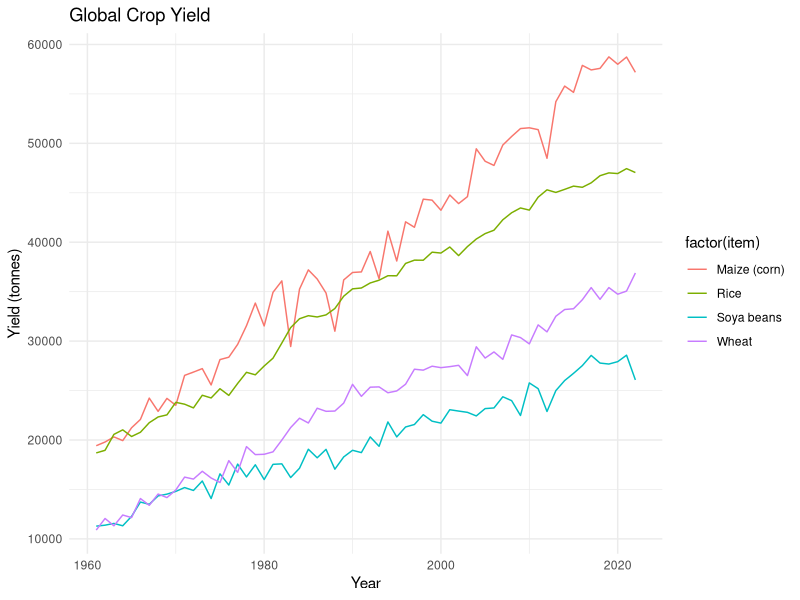
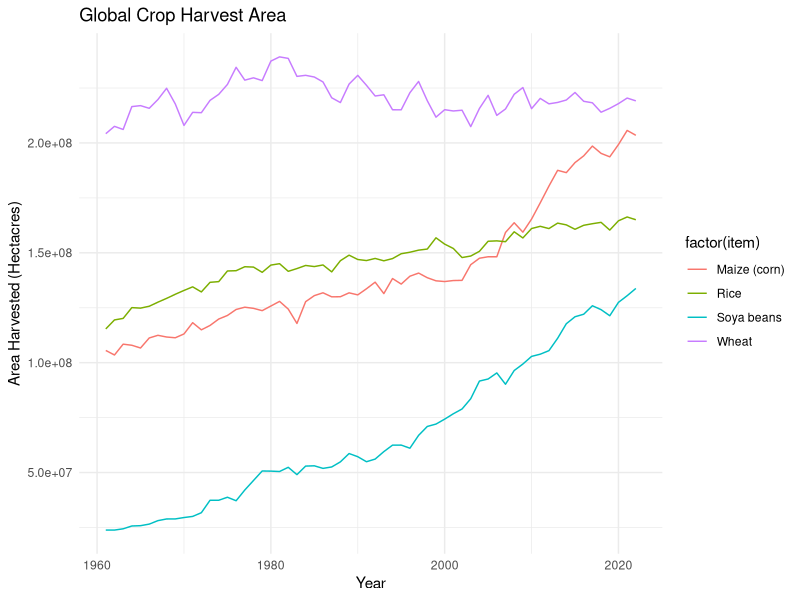
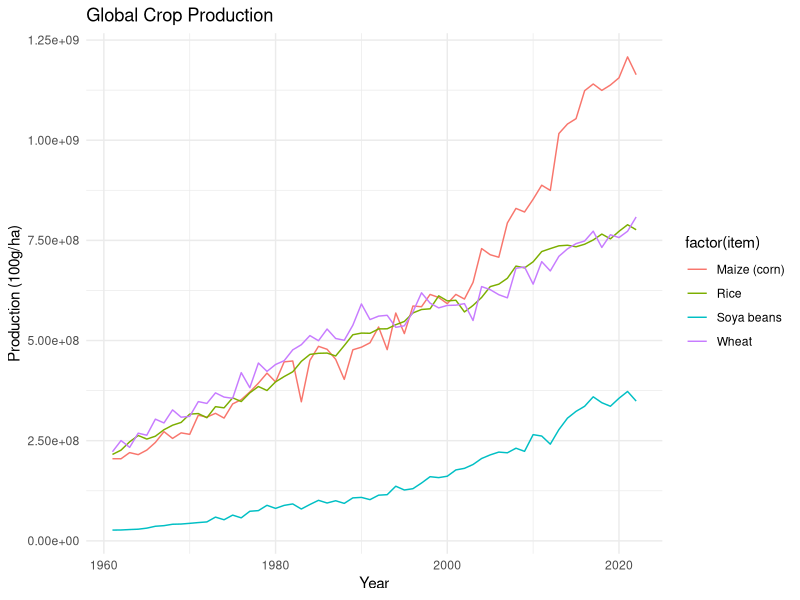
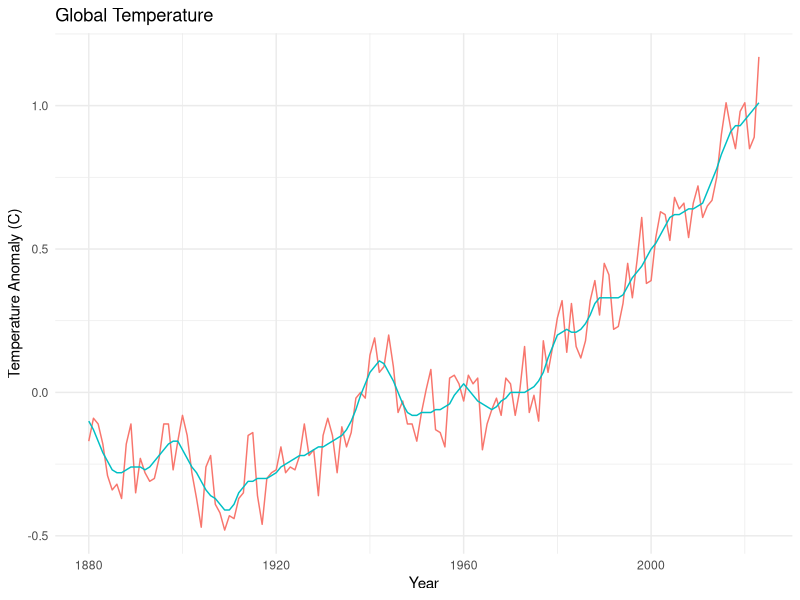
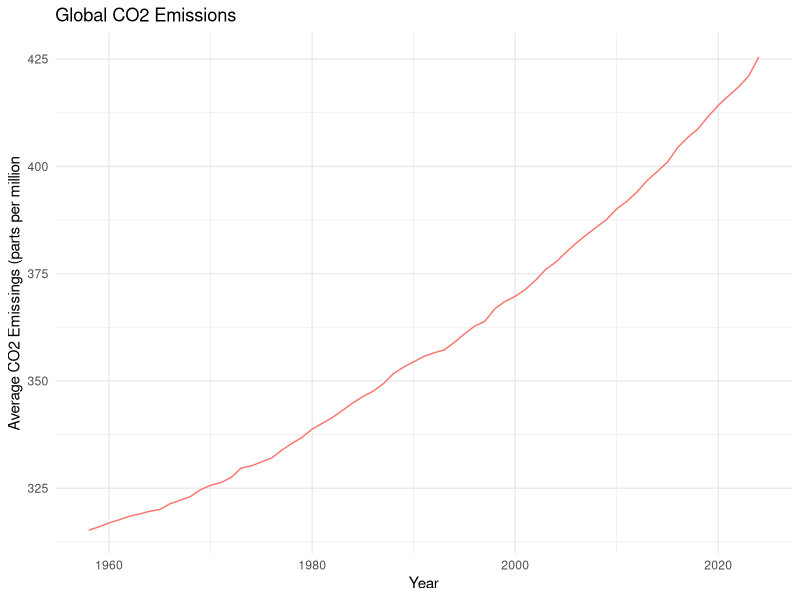
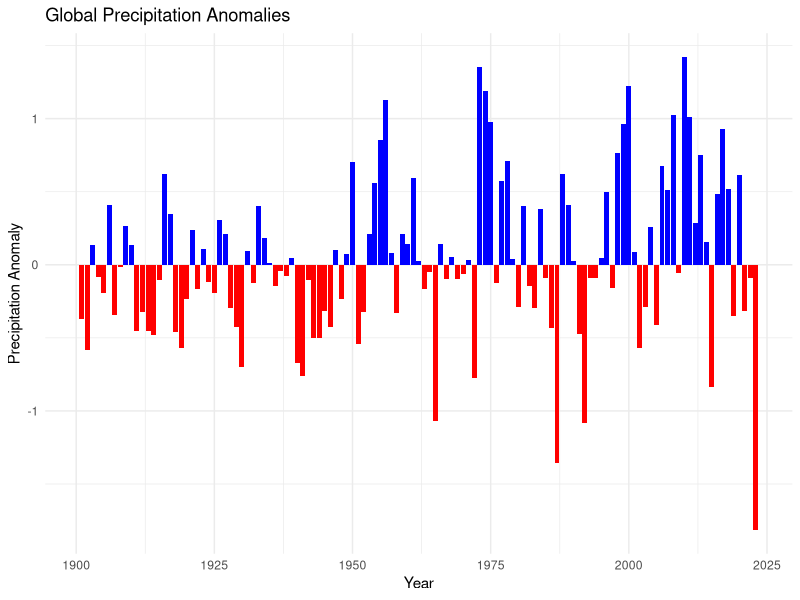
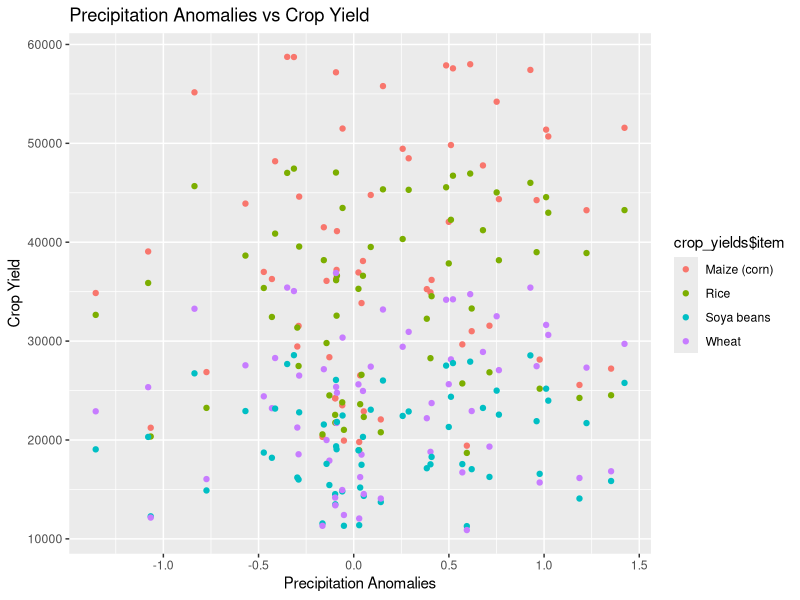
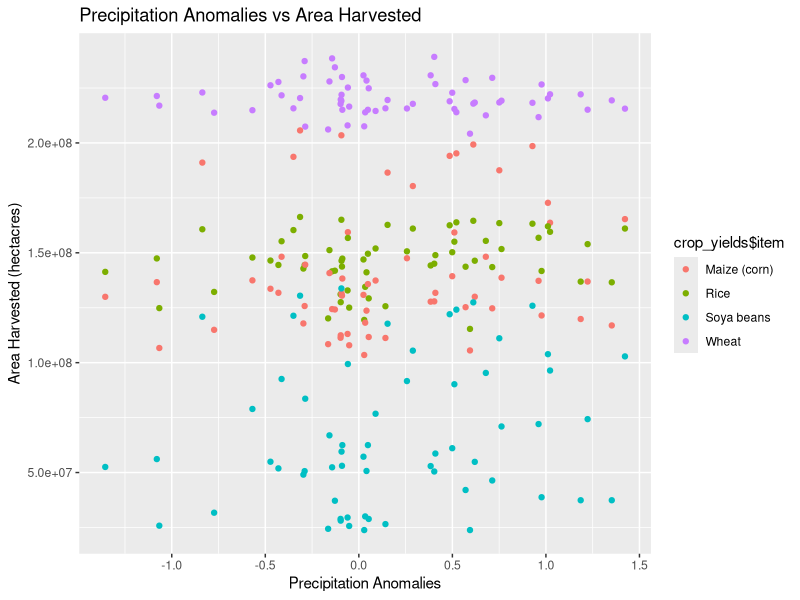

Reproduce these figures in R, in order.
## ---- chunk 1
knitr::opts_chunk$set(echo = TRUE)
library(dplyr)
## ---- chunk 2

# Load the datasets
crop_yields <- read.csv('crop_yields.csv')
global_temp <- read.csv('global_temp.csv')
global_co2 <- read.csv('global_co2.csv')
global_precipitation <- read.csv('global_precipitation.csv')

# Preview the datasets
head(crop_yields)
head(global_temp)
head(global_co2)
head(global_precipitation)
## ---- chunk 3

library(ggplot2)

ggplot(crop_yields, aes(x = year, y = Yield, color = factor(item))) +
  geom_line() +
  labs(title = "Global Crop Yield", x = "Year", y = "Yield (tonnes)") +
  theme_minimal() +
  theme(legend.position = "right")

ggplot(crop_yields, aes(x = year, y = Area.harvested, color = factor(item))) +
  geom_line() +
  labs(title = "Global Crop Harvest Area", x = "Year", y = "Area Harvested (Hectacres)") +
  theme_minimal() +
  theme(legend.position = "right")

ggplot(crop_yields, aes(x = year, y = Production, color = factor(item))) +
  geom_line() +
  labs(title = "Global Crop Production", x = "Year", y = "Production (100g/ha)") +
  theme_minimal() +
  theme(legend.position = "right")

ggplot(global_temp, aes(x = year)) +
  geom_line(aes(y = no_smoothing, color = "blue")) +
  geom_line(aes(y = lowess, color = "red")) +
  labs(title = "Global Temperature", x = "Year", y = "Temperature Anomaly (C)") +
  theme_minimal() +
  theme(legend.position = "none")

ggplot(global_co2, aes(x = year)) +
  geom_line(aes(y = avg.c02.ppm, color = "blue")) +
  labs(title = "Global CO2 Emissions", x = "Year", y = "Average CO2 Emissings (parts per million") +
  theme_minimal() +
  theme(legend.position = "none")


ggplot(global_precipitation, aes(x = year, y = anomaly, fill = anomaly > 0)) +
  geom_bar(stat = "identity") +
  scale_fill_manual(values = c("TRUE" = "blue", "FALSE" = "red")) +
  labs(title = "Global Precipitation Anomalies", x = "Year", y = "Precipitation Anomaly") +
  theme_minimal() +
  theme(legend.position = "none")

## ---- chunk 4

# Data cleaning and preparation
# Remove duplicates, if there are any
global_precipitation <- global_precipitation %>% distinct()
global_temp <- global_temp %>% distinct()
crop_yields <- crop_yields %>% distinct()
global_co2 <- global_co2 %>% distinct()

# Convert columns to numeric
global_temp <- global_temp %>%
  mutate(across(everything(), as.numeric))

global_co2 <- global_co2 %>%
  mutate(across(everything(), as.numeric))

global_precipitation <- global_precipitation %>%
  mutate(across(everything(), as.numeric))

# Merge climate data into a single dataframe on 'year'
combined_data <- global_precipitation %>%
  inner_join(global_temp, by = "year") %>%
  inner_join(global_co2, by = "year") %>% 
  inner_join(crop_yields, by = "year")

library(tidyr)

# Create a new variable
combined_data <- combined_data %>%
  group_by(item) %>%
  arrange(year) %>%  # Ensure the data is sorted by year within each crop type
  mutate(
    temp_change_rate = replace_na(c(NA, diff(lowess)), 0),
    co2_change_rate = replace_na(c(NA, diff(avg.c02.ppm)), 0)
  ) %>%
  ungroup()

head(combined_data)
summary(combined_data)
## ---- chunk 5
# Scatter plot of precipitation anomaly vs crop yield
ggplot(combined_data, aes(x = anomaly, y = crop_yields$Yield)) +
  geom_point(aes(color=crop_yields$item)) +
  labs(title = "Precipitation Anomalies vs Crop Yield",
       x = "Precipitation Anomalies",
       y = "Crop Yield")

# Scatter plot of precipitation anomaly vs area harvested
ggplot(combined_data, aes(x = anomaly, y = crop_yields$Area.harvested)) +
  geom_point(aes(color=crop_yields$item)) +
  labs(title = "Precipitation Anomalies vs Area Harvested",
       x = "Precipitation Anomalies",
       y = "Area Harvested (hectacres)")
## ---- chunk 6
# Scatter plot of co2 emissions vs crop yield
ggplot(combined_data, aes(x = avg.c02.ppm, y = crop_yields$Yield)) +
  geom_point(aes(color=crop_yields$item)) +
  labs(title = "Co2 Emissions vs Crop Yield",
       x = "Co2 Emissions",
       y = "Crop Yield")

# Scatter plot of co2 emissions vs area harvested
ggplot(combined_data, aes(x = avg.c02.ppm, y = crop_yields$Area.harvested)) +
  geom_point(aes(color=crop_yields$item)) +
  labs(title = "Co2 Emissions vs Area Harvested",
       x = "Co2 Emissions",
       y = "Area harvested (hectacres)")
## ---- chunk 7
# Scatter plot of temperature vs crop yield
ggplot(combined_data, aes(x = lowess, y = crop_yields$Yield)) +
  geom_point(aes(color=crop_yields$item)) +
  labs(title = "Global Temperature vs Crop Yield",
       x = "Global Temperature Anomalies",
       y = "Crop Yield")

# Scatter plot of temperature vs Area harvested
ggplot(combined_data, aes(x = lowess, y = crop_yields$Area.harvested)) +
  geom_point(aes(color=crop_yields$item)) +
  labs(title = "Global Temperature vs Area harvested",
       x = "Global Temperature Anomalies",
       y = "Area harvested (hectacres)")
## ---- chunk 8

# Correlation Analysis
cor_matrix <- combined_data %>%
  select(anomaly, lowess, avg.c02.ppm, temp_change_rate, co2_change_rate, Yield, Area.harvested, Production) %>%
  cor(use = "complete.obs")

print(cor_matrix)

## ---- chunk 9

yield_model <- lm(Yield ~ anomaly + lowess + avg.c02.ppm + temp_change_rate + co2_change_rate + item, data = combined_data)
summary(yield_model)

## ---- chunk 10
# find the residuals
res_new <- resid(yield_model)

# plot residuals v fitted values
plot(fitted(yield_model), res_new,
     xlab = "Fitted Values",
     ylab = "Residuals",
     main = "Residuals vs Fitted Values")
abline(h = 0, col = "blue")

## ---- chunk 11
qqnorm(res_new)
qqline(res_new)
## ---- chunk 12
# Log-transform Yield
combined_data$log_Yield <- log(combined_data$Yield)

# Fit the model again using the log-transformed yield
log_model <- lm(log_Yield ~ anomaly + lowess + avg.c02.ppm + temp_change_rate + co2_change_rate + item, data = combined_data)

# Summarize the model
summary(log_model)

## ---- chunk 13
# find the residuals
res_new <- resid(log_model)

# plot residuals v fitted values
plot(fitted(log_model), res_new,
     xlab = "Fitted Values",
     ylab = "Residuals",
     main = "Residuals vs Fitted Values")
abline(h = 0, col = "blue")

## ---- chunk 14
qqnorm(res_new)
qqline(res_new)
